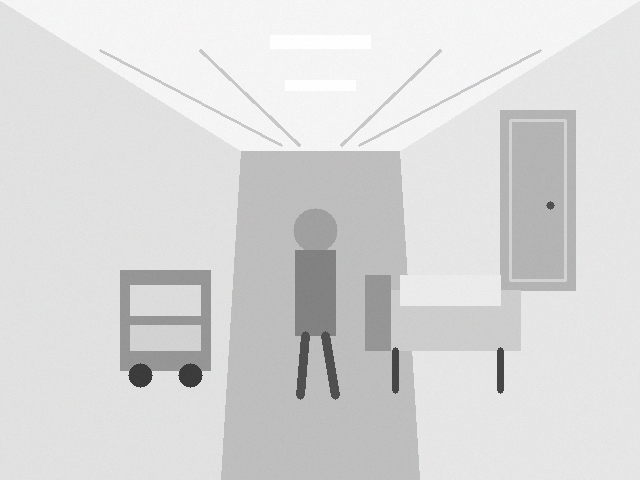
#> input picture hospital_corridor.png, 640 x 480 px, found by its file name
$ python stage2_stereo.py
#> lines starting #> are read from the running program, lines starting #| are printed output that depends on the picture; after the words box and inside, x2 and y2 are one past the last pixel; in counts of white or black regions, pixels touching at a corner belong together
import numpy as np
import cv2
import matplotlib.pyplot as plt
from pathlib import Path

# ============================================================
# CARE-Depth - Stage 2
# Physically Consistent Synthetic Stereo Experiment
# ============================================================

PROJECT_DIR = Path(__file__).resolve().parent

DATA_DIR = PROJECT_DIR / "data"
FIGURES_DIR = PROJECT_DIR / "figures"
RESULTS_DIR = PROJECT_DIR / "results"

DATA_DIR.mkdir(exist_ok=True)
FIGURES_DIR.mkdir(exist_ok=True)
RESULTS_DIR.mkdir(exist_ok=True)


# ============================================================
# 1. CAMERA PARAMETERS
# ============================================================

WIDTH = 640
HEIGHT = 480

# Synthetic stereo camera parameters
FOCAL_LENGTH = 520.0       # pixels
BASELINE = 0.12            # meters

print("=" * 65)
print("CARE-Depth Stage 2 - Stereo Depth Experiment")
print("=" * 65)

print("\nCamera configuration:")
print(f"Image size       : {WIDTH} x {HEIGHT}")
print(f"Focal length     : {FOCAL_LENGTH:.1f} pixels")
print(f"Stereo baseline  : {BASELINE:.3f} m")


# ============================================================
# 2. LOAD STAGE 1 DATA
# ============================================================

scene_path = DATA_DIR / "hospital_corridor.png"
depth_path = DATA_DIR / "ground_truth_depth.npy"

if not scene_path.exists():
    raise FileNotFoundError(
        f"Missing hospital scene: {scene_path}"
    )

if not depth_path.exists():
    raise FileNotFoundError(
        f"Missing ground-truth depth: {depth_path}"
    )

scene = cv2.imread(str(scene_path))
#> scene is the input picture: shape (480, 640, 3); mean B, G, R 217, 217, 217

ground_truth = np.load(
    str(depth_path)
).astype(np.float32)
#> (reads data/ground_truth_depth.npy from the repository)

if scene is None:
    raise RuntimeError(
        "Could not load hospital corridor image."
    )

# Ensure correct image dimensions
if scene.shape[:2] != (HEIGHT, WIDTH):
    scene = cv2.resize(
        scene,
        (WIDTH, HEIGHT)
    )

# Ensure correct depth dimensions
if ground_truth.shape != (HEIGHT, WIDTH):
    ground_truth = cv2.resize(
        ground_truth,
        (WIDTH, HEIGHT),
        interpolation=cv2.INTER_NEAREST
    )

print("\nStage 1 data loaded successfully.")


# ============================================================
# 3. CREATE LEFT CAMERA IMAGE
# ============================================================

gray = cv2.cvtColor(
    scene,
    cv2.COLOR_BGR2GRAY
)

# Controlled fine texture.
#
# This gives the stereo matcher visual information
# while maintaining the hospital appearance.

rng = np.random.default_rng(42)

texture = rng.normal(
    loc=0.0,
    scale=7.0,
    size=(HEIGHT, WIDTH)
).astype(np.float32)

textured_left = (
    gray.astype(np.float32) +
    texture
)
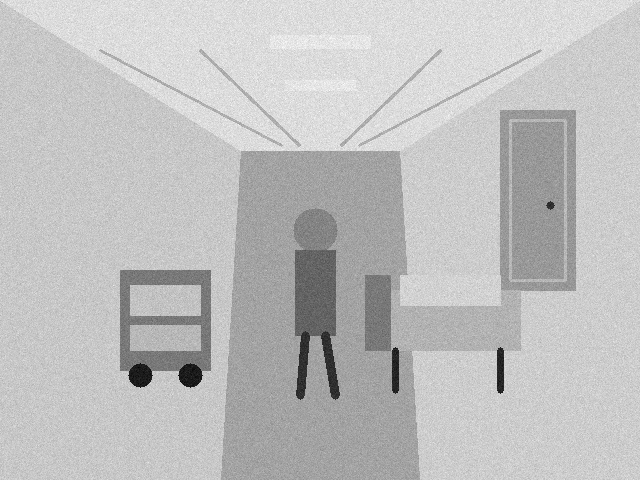
#> textured_left: shape (480, 640) float32; min 33.78, max 277.5, mean 217; drawn with min black and max white

# Mild smoothing to avoid unrealistic pixel noise
textured_left = cv2.GaussianBlur(
    textured_left,
    (3, 3),
    0
)

left_img = np.clip(
    textured_left,
    0,
    255
).astype(np.uint8)


# ============================================================
# 4. CALCULATE THEORETICAL DISPARITY
# ============================================================

# Stereo depth equation:
#
#                 f * B
#        Z = ----------------
#                  d
#
# Therefore:
#
#                 f * B
#        d = ----------------
#                   Z

disparity_gt = (
    FOCAL_LENGTH * BASELINE
) / np.maximum(
    ground_truth,
    0.1
)


# ============================================================
# 5. GENERATE RIGHT STEREO IMAGE
# ============================================================

# For a rectified stereo camera:
#
# x_right = x_left - disparity
#
# Therefore, when generating the right image:
#
# x_left = x_right + disparity

x_coords, y_coords = np.meshgrid(
    np.arange(
        WIDTH,
        dtype=np.float32
    ),
    np.arange(
        HEIGHT,
        dtype=np.float32
    )
)

map_x = (
    x_coords +
    disparity_gt
)

map_y = y_coords

right_img = cv2.remap(
    left_img,
    map_x,
    map_y,
    interpolation=cv2.INTER_LINEAR,
    borderMode=cv2.BORDER_CONSTANT,
    borderValue=0
)


# ============================================================
# 6. SIMULATE SMALL CAMERA ILLUMINATION DIFFERENCE
# ============================================================

right_img = np.clip(
    right_img.astype(np.float32) * 0.97 + 3,
    0,
    255
).astype(np.uint8)


# ============================================================
# 7. SAVE STEREO DATA
# ============================================================

cv2.imwrite(
    str(DATA_DIR / "stereo_left.png"),
    left_img
)

cv2.imwrite(
    str(DATA_DIR / "stereo_right.png"),
    right_img
)

np.save(
    str(DATA_DIR / "ground_truth_disparity.npy"),
    disparity_gt.astype(np.float32)
)

print("\nStereo images generated successfully.")


# ============================================================
# 8. CONVENTIONAL STEREO MATCHING
# ============================================================

print("\nRunning conventional StereoSGBM...")

# Disparity range must be divisible by 16.
num_disparities = 16 * 12

block_size = 5

stereo = cv2.StereoSGBM_create(
    minDisparity=0,

    numDisparities=num_disparities,

    blockSize=block_size,

    P1=8 * block_size * block_size,

    P2=32 * block_size * block_size,

    disp12MaxDiff=1,

    uniquenessRatio=8,

    speckleWindowSize=80,

    speckleRange=2,

    preFilterCap=63,

    mode=cv2.STEREO_SGBM_MODE_SGBM_3WAY
)


# Calculate disparity
disparity_raw = stereo.compute(
    left_img,
    right_img
).astype(np.float32) / 16.0
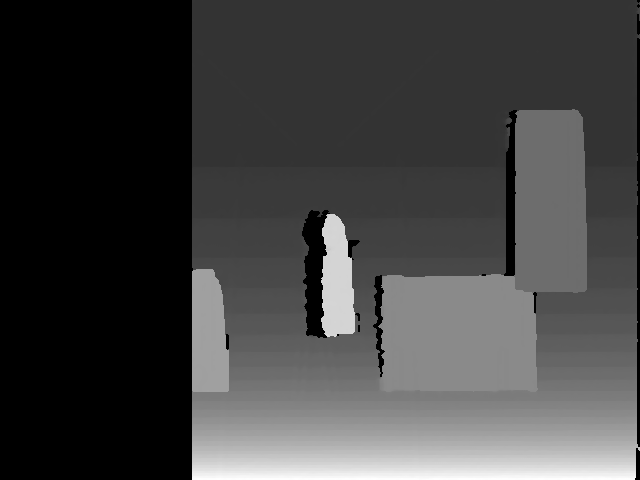
#> disparity_raw: shape (480, 640) float32; min -1, max 34, mean 8; drawn with min black and max white


# ============================================================
# 9. CONVERT DISPARITY TO DEPTH
# ============================================================

# Z = fB / d

valid_disp = (
    disparity_raw > 0.5
)
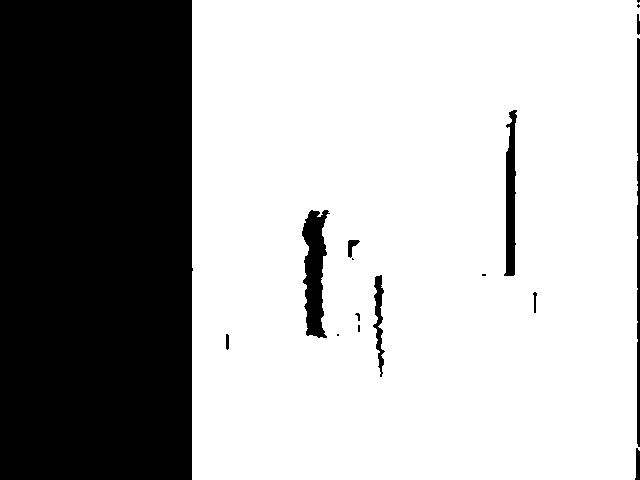
#> valid_disp: shape (480, 640) bool; 68.1% white; 17 black regions (6 under 20 px), largest, box (x1, y1, x2, y2) and area: (0, 0, 193, 480) 92163, (302, 210, 330, 338) 2208, (504, 110, 517, 276) 1381

depth_stereo = np.zeros_like(
    ground_truth
)

depth_stereo[valid_disp] = (
    FOCAL_LENGTH * BASELINE
) / disparity_raw[valid_disp]


# ============================================================
# 10. EVALUATION MASK
# ============================================================

evaluation_mask = (
    valid_disp
    &
    np.isfinite(depth_stereo)
    &
    (ground_truth > 0.5)
    &
    (ground_truth < 10.0)
)
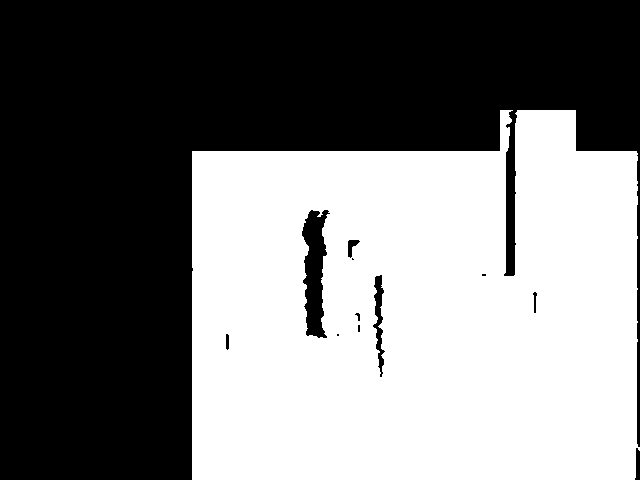
#> evaluation_mask: shape (480, 640) bool; 47.2% white; 1 white region, box (x1, y1, x2, y2) and area: (192, 110, 640, 480) 145152

gt_values = ground_truth[
    evaluation_mask
]

pred_values = depth_stereo[
    evaluation_mask
]


if len(gt_values) == 0:

    raise RuntimeError(
        "No valid stereo depth pixels were produced."
    )


# ============================================================
# 11. CALCULATE ERROR METRICS
# ============================================================

absolute_error = np.abs(
    pred_values -
    gt_values
)


# Mean Absolute Error
mae = np.mean(
    absolute_error
)
#> mae = 0.324


# Root Mean Square Error
rmse = np.sqrt(
    np.mean(
        (pred_values - gt_values) ** 2
    )
)
#> rmse = 0.97


# Relative depth error
relative_error = np.mean(
    absolute_error /
    np.maximum(
        gt_values,
        1e-6
    )
)
#> relative_error = 0.0672


# Percentage within 10 cm
accuracy_10 = np.mean(
    absolute_error <= 0.10
) * 100.0
#> accuracy_10 = 65.7


# Percentage within 25 cm
accuracy_25 = np.mean(
    absolute_error <= 0.25
) * 100.0
#> accuracy_25 = 81.7


# Percentage of image with valid depth
valid_percentage = (
    len(gt_values) /
    ground_truth.size
) * 100.0
#> valid_percentage = 47.25


# ============================================================
# 12. PRINT RESULTS
# ============================================================

print("\n")
print("=" * 65)
print("CONVENTIONAL STEREO RESULTS")
print("=" * 65)

print(
    f"Valid depth coverage : "
    f"{valid_percentage:.2f}%"
)
#| Valid depth coverage : 47.25%

print(
    f"MAE                  : "
    f"{mae:.4f} m"
)
#| MAE                  : 0.3237 m

print(
    f"RMSE                 : "
    f"{rmse:.4f} m"
)
#| RMSE                 : 0.9696 m

print(
    f"Relative error       : "
    f"{relative_error:.4f}"
)
#| Relative error       : 0.0672

print(
    f"Accuracy <= 0.10 m   : "
    f"{accuracy_10:.2f}%"
)
#| Accuracy <= 0.10 m   : 65.70%

print(
    f"Accuracy <= 0.25 m   : "
    f"{accuracy_25:.2f}%"
)
#| Accuracy <= 0.25 m   : 81.70%


# ============================================================
# 13. SAVE NUMERICAL RESULTS
# ============================================================

results_file = (
    RESULTS_DIR /
    "stage2_baseline_results.txt"
)

with open(
    results_file,
    "w",
    encoding="utf-8"
) as f:

    f.write(
        "CARE-Depth Stage 2 - "
        "Conventional Stereo Baseline\n"
    )

    f.write("=" * 60 + "\n")

    f.write(
        f"Image width: {WIDTH}\n"
    )

    f.write(
        f"Image height: {HEIGHT}\n"
    )

    f.write(
        f"Focal length: "
        f"{FOCAL_LENGTH:.2f} pixels\n"
    )

    f.write(
        f"Baseline: "
        f"{BASELINE:.4f} m\n"
    )

    f.write(
        f"Valid depth coverage: "
        f"{valid_percentage:.6f}%\n"
    )

    f.write(
        f"MAE: "
        f"{mae:.6f} m\n"
    )

    f.write(
        f"RMSE: "
        f"{rmse:.6f} m\n"
    )

    f.write(
        f"Relative error: "
        f"{relative_error:.6f}\n"
    )

    f.write(
        f"Accuracy <= 0.10 m: "
        f"{accuracy_10:.6f}%\n"
    )

    f.write(
        f"Accuracy <= 0.25 m: "
        f"{accuracy_25:.6f}%\n"
    )


print("\nResults saved to:")
print(results_file)


# ============================================================
# 14. SAVE RAW NUMERICAL ARRAYS
# ============================================================

np.save(
    str(RESULTS_DIR / "conventional_disparity.npy"),
    disparity_raw
)

np.save(
    str(RESULTS_DIR / "conventional_depth.npy"),
    depth_stereo
)

np.save(
    str(RESULTS_DIR / "conventional_error.npy"),
    np.abs(
        depth_stereo -
        ground_truth
    )
)


# ============================================================
# 15. FIGURE 1 - LEFT AND RIGHT STEREO IMAGES
# ============================================================

plt.figure(
    figsize=(12, 5)
)

plt.subplot(
    1,
    2,
    1
)

plt.imshow(
    left_img,
    cmap="gray"
)

plt.title(
    "Left Stereo Image"
)

plt.axis("off")


plt.subplot(
    1,
    2,
    2
)

plt.imshow(
    right_img,
    cmap="gray"
)

plt.title(
    "Right Stereo Image"
)

plt.axis("off")


plt.tight_layout()

plt.savefig(
    str(
        FIGURES_DIR /
        "stereo_pair.png"
    ),
    dpi=200
)

plt.show()


# ============================================================
# 16. FIGURE 2 - GROUND-TRUTH DISPARITY
# ============================================================

plt.figure(
    figsize=(9, 6)
)

plt.imshow(
    disparity_gt,
    cmap="plasma"
)

plt.colorbar(
    label="Disparity (pixels)"
)

plt.title(
    "Ground-Truth Stereo Disparity"
)

plt.axis("off")

plt.tight_layout()

plt.savefig(
    str(
        FIGURES_DIR /
        "ground_truth_disparity.png"
    ),
    dpi=200
)

plt.show()


# ============================================================
# 17. FIGURE 3 - CONVENTIONAL DISPARITY
# ============================================================

display_disparity = (
    disparity_raw.copy()
)

display_disparity[
    display_disparity < 0
] = 0


plt.figure(
    figsize=(9, 6)
)

plt.imshow(
    display_disparity,
    cmap="plasma"
)

plt.colorbar(
    label="Estimated Disparity (pixels)"
)

plt.title(
    "Conventional StereoSGBM Disparity"
)

plt.axis("off")

plt.tight_layout()

plt.savefig(
    str(
        FIGURES_DIR /
        "conventional_disparity.png"
    ),
    dpi=200
)

plt.show()


# ============================================================
# 18. FIGURE 4 - CONVENTIONAL DEPTH
# ============================================================

display_depth = (
    depth_stereo.copy()
)

display_depth[
    ~valid_disp
] = np.nan
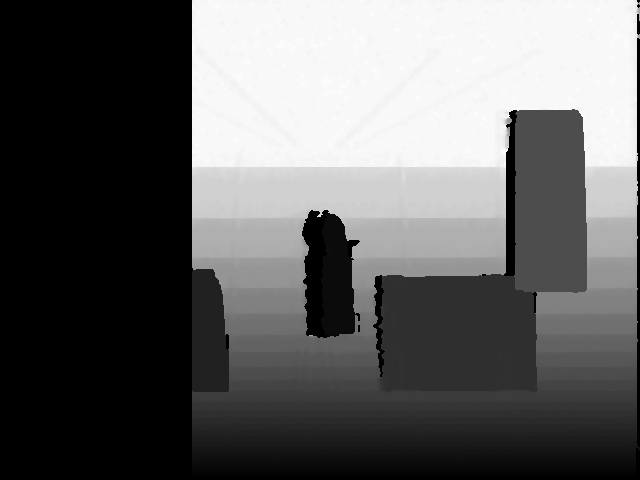
#> display_depth: shape (480, 640) float32; 31.88% of the values are NaN or infinite; the others: min 1.84, max 10.51, mean 6.74; drawn with min black, max white, NaN and infinite black


plt.figure(
    figsize=(9, 6)
)

plt.imshow(
    display_depth,
    cmap="viridis"
)

plt.colorbar(
    label="Estimated Depth (m)"
)

plt.title(
    "Conventional Stereo Depth"
)

plt.axis("off")

plt.tight_layout()

plt.savefig(
    str(
        FIGURES_DIR /
        "conventional_depth.png"
    ),
    dpi=200
)

plt.show()


# ============================================================
# 19. FIGURE 5 - ABSOLUTE DEPTH ERROR
# ============================================================

error_map = np.abs(
    depth_stereo -
    ground_truth
)

error_map[
    ~valid_disp
] = np.nan
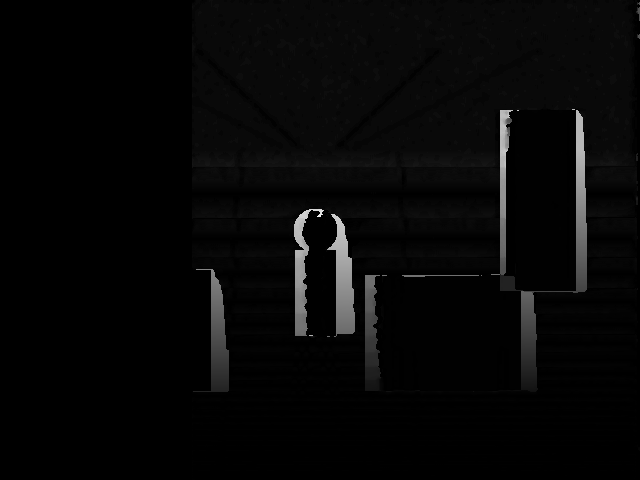
#> error_map: shape (480, 640) float32; 31.88% of the values are NaN or infinite; the others: min 3.58e-05, max 7.69, mean 0.318; drawn with min black, max white, NaN and infinite black


plt.figure(
    figsize=(9, 6)
)

plt.imshow(
    error_map,
    cmap="inferno",
    vmin=0,
    vmax=2.0
)

plt.colorbar(
    label="Absolute Depth Error (m)"
)

plt.title(
    "Conventional Stereo Absolute Error"
)

plt.axis("off")

plt.tight_layout()

plt.savefig(
    str(
        FIGURES_DIR /
        "conventional_error_map.png"
    ),
    dpi=200
)
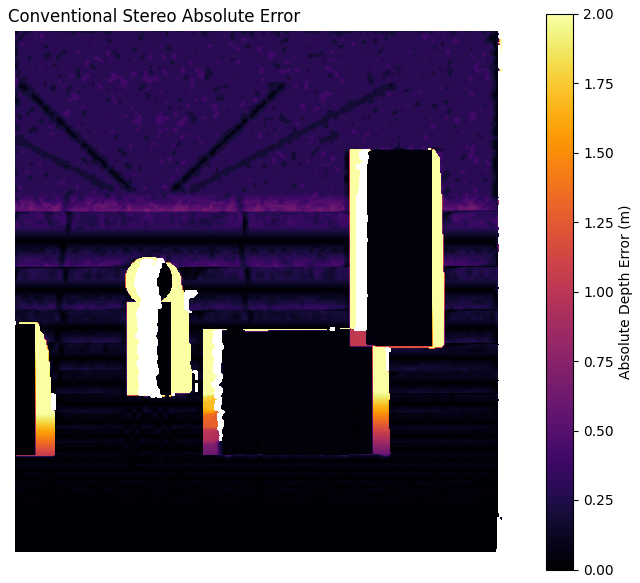
#> figure drawn by matplotlib, 2 panels

plt.show()


# ============================================================
# 20. FINISH
# ============================================================

print("\n")
print("=" * 65)
print("STAGE 2 COMPLETED SUCCESSFULLY")
print("=" * 65)

print("\nGenerated files:")

print(
    "  data/stereo_left.png"
)

print(
    "  data/stereo_right.png"
)

print(
    "  data/ground_truth_disparity.npy"
)

print(
    "  results/stage2_baseline_results.txt"
)

print(
    "  results/conventional_disparity.npy"
)

print(
    "  results/conventional_depth.npy"
)

print(
    "  results/conventional_error.npy"
)

print("\nStage 2 is ready for CARE-Depth development.")
